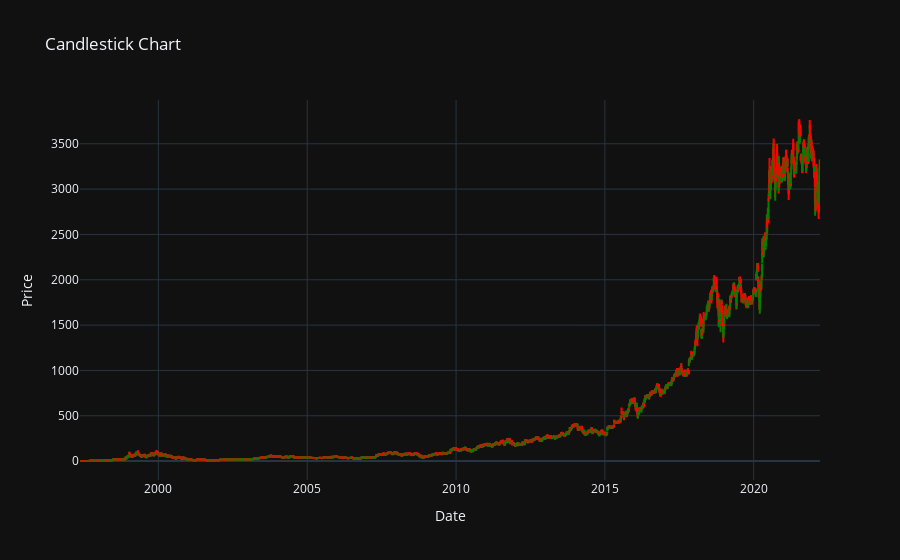

Source (notebook cell):
### Code cell
fig.update_layout(
    template='plotly_dark',
    title='Candlestick Chart',
    xaxis_title='Date',
    yaxis_title='Price',
    xaxis_rangeslider_visible=False
)

### Figure 1 — Plotly figure (JSON) as saved in the notebook; plotly's stock layout.template omitted (floating-point values rounded to 4 significant figures; data arrays with more than 128 entries replaced by an {"elided": "..."} marker saying what was removed)
{"data": [{"close": {"elided": "6257 float values"}, "decreasing": {"line": {"color": "red"}}, "high": {"elided": "6257 float values"}, "increasing": {"line": {"color": "green"}}, "low": {"elided": "6257 float values"}, "open": {"elided": "6257 float values"}, "type": "candlestick", "x": {"elided": "6257 str values"}}], "layout": {"autosize": true, "title": {"text": "Candlestick Chart"}, "xaxis": {"autorange": true, "range": ["1997-05-14 12:00", "2022-03-24 12:00"], "rangeslider": {"visible": false, "yaxis": {}}, "title": {"text": "Date"}, "type": "date"}, "yaxis": {"autorange": true, "range": [-208.2, 3983.0], "title": {"text": "Price"}}}}
